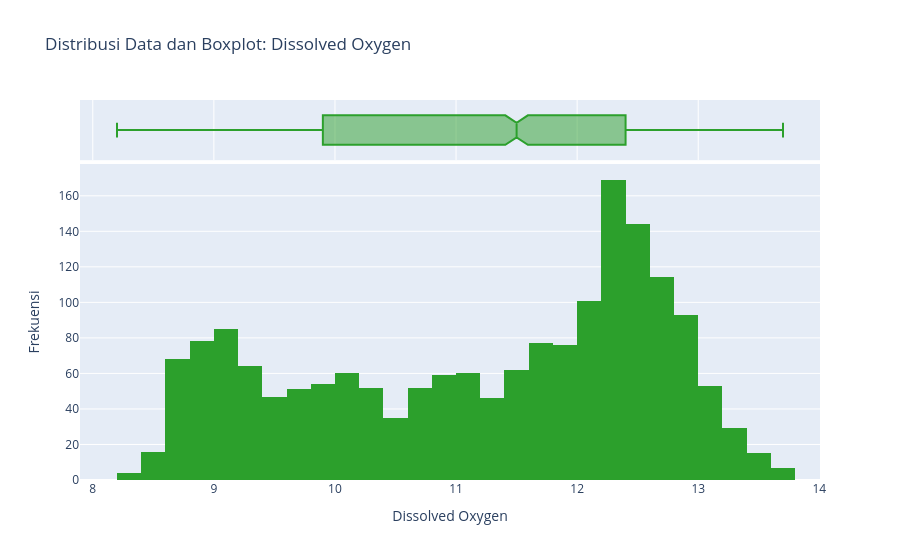

Notebook code cell kept with this figure:
### Markdown cell above
#### Dissolved Oxygen

### Code cell
fig_do = px.histogram(
    df, 
    x="Dissolved Oxygen", 
    marginal="box", 
    title="Distribusi Data dan Boxplot: Dissolved Oxygen",
    color_discrete_sequence=['#2ca02c']
)
fig_do.update_layout(yaxis_title="Frekuensi")
fig_do.show()

### Figure 1 — Plotly figure (JSON) as saved in the notebook; plotly's stock layout.template omitted (floating-point values rounded to 4 significant figures; data arrays with more than 128 entries replaced by an {"elided": "..."} marker saying what was removed)
{"data": [{"alignmentgroup": "True", "bingroup": "x", "hovertemplate": "Dissolved Oxygen=%{x}<br>count=%{y}<extra></extra>", "legendgroup": "", "marker": {"color": "#2ca02c", "pattern": {"shape": ""}}, "name": "", "offsetgroup": "", "orientation": "v", "showlegend": false, "type": "histogram", "x": {"elided": "1773 float values"}, "xaxis": "x", "yaxis": "y"}, {"alignmentgroup": "True", "hovertemplate": "Dissolved Oxygen=%{x}<extra></extra>", "legendgroup": "", "marker": {"color": "#2ca02c"}, "name": "", "notched": true, "offsetgroup": "", "showlegend": false, "type": "box", "x": {"elided": "1773 float values"}, "xaxis": "x2", "yaxis": "y2"}], "layout": {"barmode": "relative", "legend": {"tracegroupgap": 0}, "title": {"text": "Distribusi Data dan Boxplot: Dissolved Oxygen"}, "xaxis": {"anchor": "y", "domain": [0, 1], "title": {"text": "Dissolved Oxygen"}}, "xaxis2": {"anchor": "y2", "domain": [0, 1], "matches": "x", "showgrid": true, "showticklabels": false}, "yaxis": {"anchor": "x", "domain": [0, 0.8316], "title": {"text": "Frekuensi"}}, "yaxis2": {"anchor": "x2", "domain": [0.8416, 1], "matches": "y2", "showgrid": false, "showline": false, "showticklabels": false, "ticks": ""}}}
